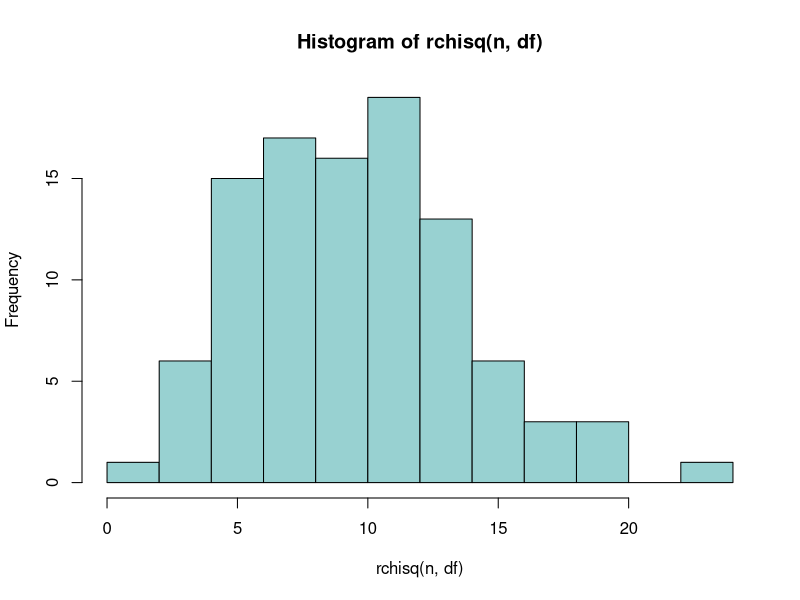

R code for this plot:
# ________________________________________________________________________________________________________________________________
# 4a

x <- 2
df <- 10
res <- dchisq(x,df,0,log = FALSE)
cat(sprintf("No 3.a -> %f", res))

# ________________________________________________________________________________________________________________________________
# 4b

n <- 100
df <- 10

hist(
  rchisq(n, df), 
  col = "#98d1d1", 
)

# ________________________________________________________________________________________________________________________________
# 4c

df <- 10
cat(sprintf("No 4.c rataan -> %f", df))
cat(sprintf("No 4.c varian -> %f", 2 * df))